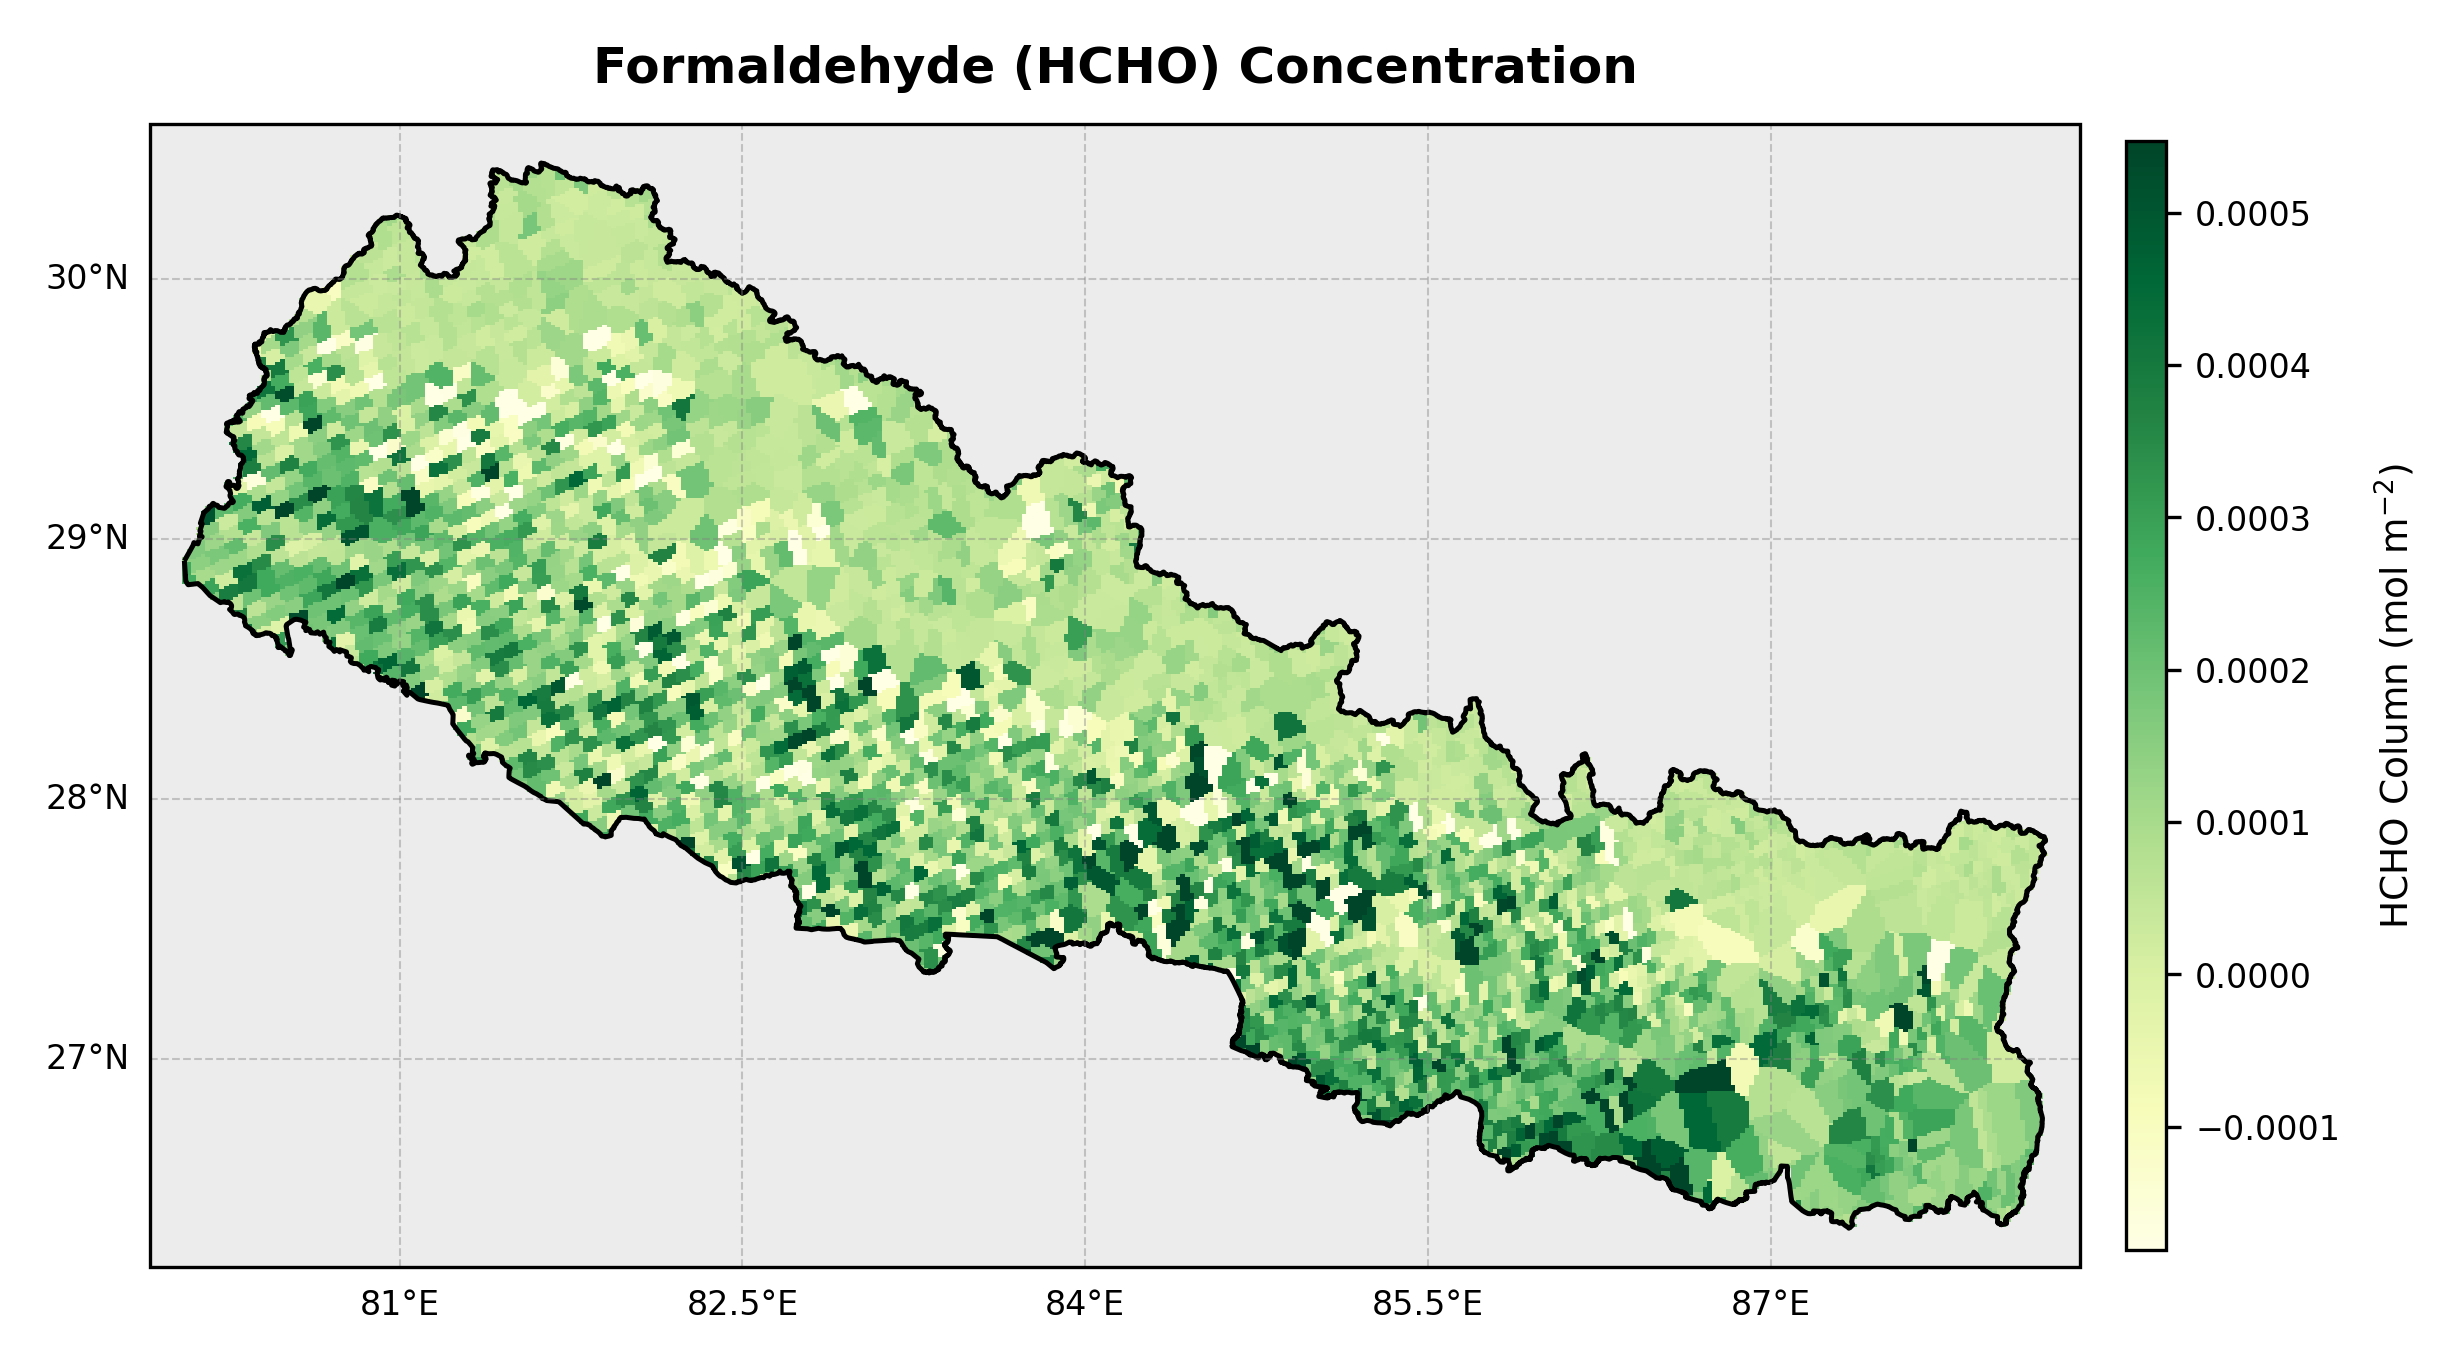

Write Python code to recreate this figure.
import netCDF4 as nc
import numpy as np
import matplotlib.pyplot as plt
import cartopy.crs as ccrs
import cartopy.feature as cfeature
import geopandas as gpd
from scipy.interpolate import griddata
from rasterio import features
from affine import Affine
import warnings

warnings.filterwarnings("ignore")

# ── File Paths ────────────────────────────────────────────────────────
nc_file        = r"C:\Users\samue\Documents\Conferences\Space\HCHO\HCHO_Data.nc"
shapefile_path = r"C:\Users\samue\Documents\Conferences\Space\npl_admin_boundaries_shp\npl_admin0.shp"

# ── Read Data ─────────────────────────────────────────────────────────
ds   = nc.Dataset(nc_file)
prod = ds.groups['PRODUCT']

lon      = prod.variables['longitude'][:].flatten()
lat      = prod.variables['latitude'][:].flatten()
# Standard TROPOMI HCHO variable (tropospheric vertical column)
data_var = prod.variables['formaldehyde_tropospheric_vertical_column'][0, :, :].flatten()
qa       = prod.variables['qa_value'][0, :, :].flatten()

# QA > 0.5 is the standard science-quality filter for HCHO
mask       = (qa > 0.5) & (~data_var.mask)
lon_clean  = lon[mask]
lat_clean  = lat[mask]
data_clean = data_var[mask]
ds.close()

# ── Geography ─────────────────────────────────────────────────────────
nepal  = gpd.read_file(shapefile_path)
if nepal.crs.to_epsg() != 4326:
    nepal = nepal.to_crs('EPSG:4326')
bounds = nepal.total_bounds   # [W, S, E, N]

# ── Grid & Interpolate ────────────────────────────────────────────────
RES    = 400
grid_x = np.linspace(bounds[0], bounds[2], RES)
grid_y = np.linspace(bounds[3], bounds[1], RES)   # N → S (required by rasterio)
grid_lon, grid_lat = np.meshgrid(grid_x, grid_y)

grid_data = griddata((lon_clean, lat_clean), data_clean,
                     (grid_lon, grid_lat), method='nearest')

# ── Mask Outside Nepal (dy NEGATIVE = north-to-south) ────────────────
dx        = (bounds[2] - bounds[0]) / RES
dy        = (bounds[3] - bounds[1]) / RES
transform = Affine.translation(bounds[0], bounds[3]) * Affine.scale(dx, -dy)

mask_arr = features.geometry_mask(
    nepal.geometry, out_shape=grid_data.shape,
    transform=transform, invert=False
)
grid_data[mask_arr] = np.nan

# ── Plot ──────────────────────────────────────────────────────────────
fig = plt.figure(figsize=(10, 6), dpi=300)
ax  = fig.add_subplot(1, 1, 1, projection=ccrs.PlateCarree())

ax.set_extent([bounds[0] - 0.15, bounds[2] + 0.15,
               bounds[1] - 0.15, bounds[3] + 0.15],
              crs=ccrs.PlateCarree())

ax.add_feature(cfeature.LAND,  facecolor='#ececec', zorder=0)
ax.add_feature(cfeature.OCEAN, facecolor='#cce5f0', zorder=0)

vmin = np.nanpercentile(grid_data, 2)
vmax = np.nanpercentile(grid_data, 98)

# 'YlGn' suits biogenic/vegetation-linked HCHO emissions
im = ax.pcolormesh(grid_lon, grid_lat, grid_data,
                   cmap='YlGn', shading='auto',
                   vmin=vmin, vmax=vmax,
                   transform=ccrs.PlateCarree(), zorder=1)

nepal.boundary.plot(ax=ax, color='black', linewidth=1.2, zorder=2)

gl = ax.gridlines(draw_labels=True, linestyle='--',
                  alpha=0.4, color='gray', linewidth=0.5)
gl.top_labels   = False
gl.right_labels = False
gl.xlabel_style = {'size': 8}
gl.ylabel_style = {'size': 8}

cbar = fig.colorbar(im, ax=ax, orientation='vertical',
                    pad=0.02, shrink=0.80, aspect=28)
cbar.set_label(r'HCHO Column (mol m$^{-2}$)', fontsize=9, labelpad=8)
cbar.ax.tick_params(labelsize=8)

ax.set_title('Formaldehyde (HCHO) Concentration', fontsize=12,
             fontweight='bold', pad=10)

plt.savefig('HCHO_Plot.png', dpi=300, bbox_inches='tight', pad_inches=0.15)
plt.show()
print("Saved → HCHO_Plot.png")
